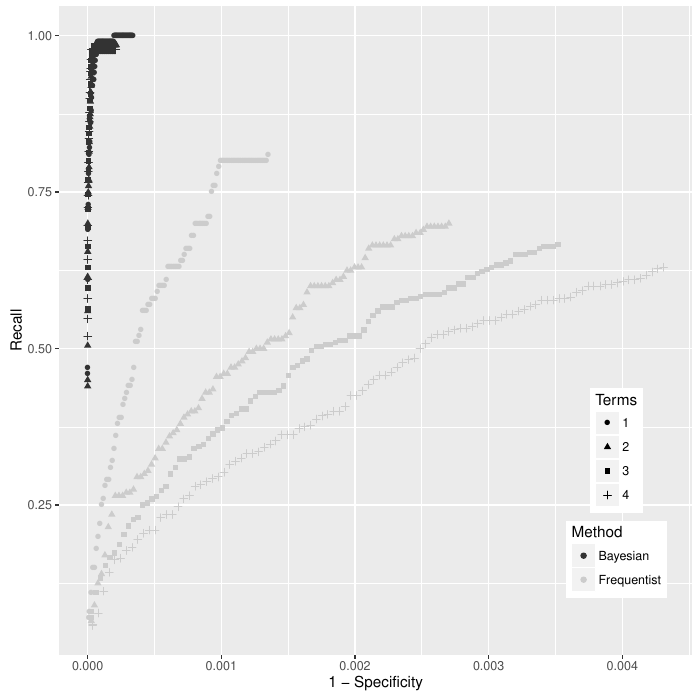

Write R code to recreate this figure.
require("ggplot2")
data=read.csv("allsim.t4.csv")
data$Terms <- cut (data$terms, breaks=c(-Inf,1.5,2.5,3.5,Inf), labels=c("1","2","3","4"))
data$Method[data$method == "model"] = "Bayesian"
data$Method[data$method == "hypergeometric"] = "Frequentist"
data$fpr <- 1 - data$specificity
ggplot(aes(x = fpr, y = recall, color = Method, shape = Terms, group = interaction(Method,Terms)), data = data) + geom_point() + scale_colour_grey() + xlab("1 - Specificity") + ylab("Recall") + theme(legend.position = c(.88,.25))
ggsave("allsim.pdf")
